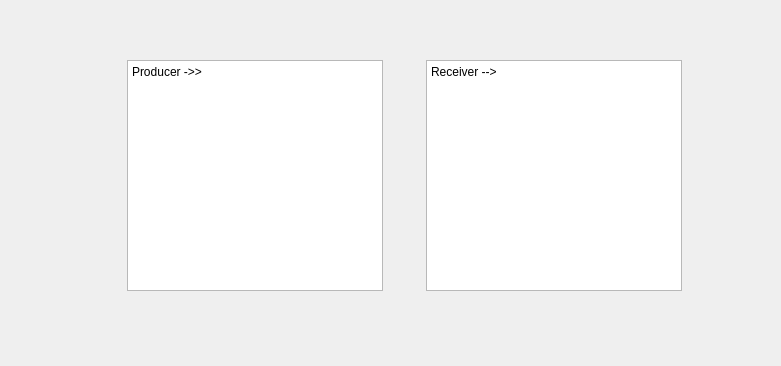
<?xml version="1.0" encoding="UTF-8"?>
<ui version="4.0">
 <class>Widget</class>
 <widget class="QWidget" name="Widget">
  <property name="geometry">
   <rect>
    <x>0</x>
    <y>0</y>
    <width>781</width>
    <height>366</height>
   </rect>
  </property>
  <property name="windowTitle">
   <string>Widget</string>
  </property>
  <widget class="QWidget" name="verticalLayoutWidget">
   <property name="geometry">
    <rect>
     <x>240</x>
     <y>300</y>
     <width>371</width>
     <height>41</height>
    </rect>
   </property>
   <layout class="QVBoxLayout" name="verticalLayout"/>
  </widget>
  <widget class="QWidget" name="">
   <property name="geometry">
    <rect>
     <x>90</x>
     <y>60</y>
     <width>631</width>
     <height>231</height>
    </rect>
   </property>
   <layout class="QHBoxLayout" name="horizontalLayout">
    <item>
     <widget class="QTextEdit" name="producer">
      <property name="sizePolicy">
       <sizepolicy hsizetype="Fixed" vsizetype="Expanding">
        <horstretch>0</horstretch>
        <verstretch>0</verstretch>
       </sizepolicy>
      </property>
      <property name="html">
       <string>&lt;!DOCTYPE HTML PUBLIC &quot;-//W3C//DTD HTML 4.0//EN&quot; &quot;http://www.w3.org/TR/REC-html40/strict.dtd&quot;&gt;
&lt;html&gt;&lt;head&gt;&lt;meta name=&quot;qrichtext&quot; content=&quot;1&quot; /&gt;&lt;meta charset=&quot;utf-8&quot; /&gt;&lt;style type=&quot;text/css&quot;&gt;
p, li { white-space: pre-wrap; }
hr { height: 1px; border-width: 0; }
li.unchecked::marker { content: &quot;\2610&quot;; }
li.checked::marker { content: &quot;\2612&quot;; }
&lt;/style&gt;&lt;/head&gt;&lt;body style=&quot; font-family:'Segoe UI'; font-size:9pt; font-weight:400; font-style:normal;&quot;&gt;
&lt;p style=&quot; margin-top:0px; margin-bottom:0px; margin-left:0px; margin-right:0px; -qt-block-indent:0; text-indent:0px;&quot;&gt;Producer -&amp;gt;&amp;gt;&lt;/p&gt;&lt;/body&gt;&lt;/html&gt;</string>
      </property>
     </widget>
    </item>
    <item>
     <widget class="QTextEdit" name="receiver">
      <property name="sizePolicy">
       <sizepolicy hsizetype="Fixed" vsizetype="Expanding">
        <horstretch>0</horstretch>
        <verstretch>0</verstretch>
       </sizepolicy>
      </property>
      <property name="html">
       <string>&lt;!DOCTYPE HTML PUBLIC &quot;-//W3C//DTD HTML 4.0//EN&quot; &quot;http://www.w3.org/TR/REC-html40/strict.dtd&quot;&gt;
&lt;html&gt;&lt;head&gt;&lt;meta name=&quot;qrichtext&quot; content=&quot;1&quot; /&gt;&lt;meta charset=&quot;utf-8&quot; /&gt;&lt;style type=&quot;text/css&quot;&gt;
p, li { white-space: pre-wrap; }
hr { height: 1px; border-width: 0; }
li.unchecked::marker { content: &quot;\2610&quot;; }
li.checked::marker { content: &quot;\2612&quot;; }
&lt;/style&gt;&lt;/head&gt;&lt;body style=&quot; font-family:'Segoe UI'; font-size:9pt; font-weight:400; font-style:normal;&quot;&gt;
&lt;p style=&quot; margin-top:0px; margin-bottom:0px; margin-left:0px; margin-right:0px; -qt-block-indent:0; text-indent:0px;&quot;&gt;Receiver --&amp;gt;&lt;/p&gt;&lt;/body&gt;&lt;/html&gt;</string>
      </property>
     </widget>
    </item>
   </layout>
  </widget>
 </widget>
 <resources/>
 <connections/>
</ui>
